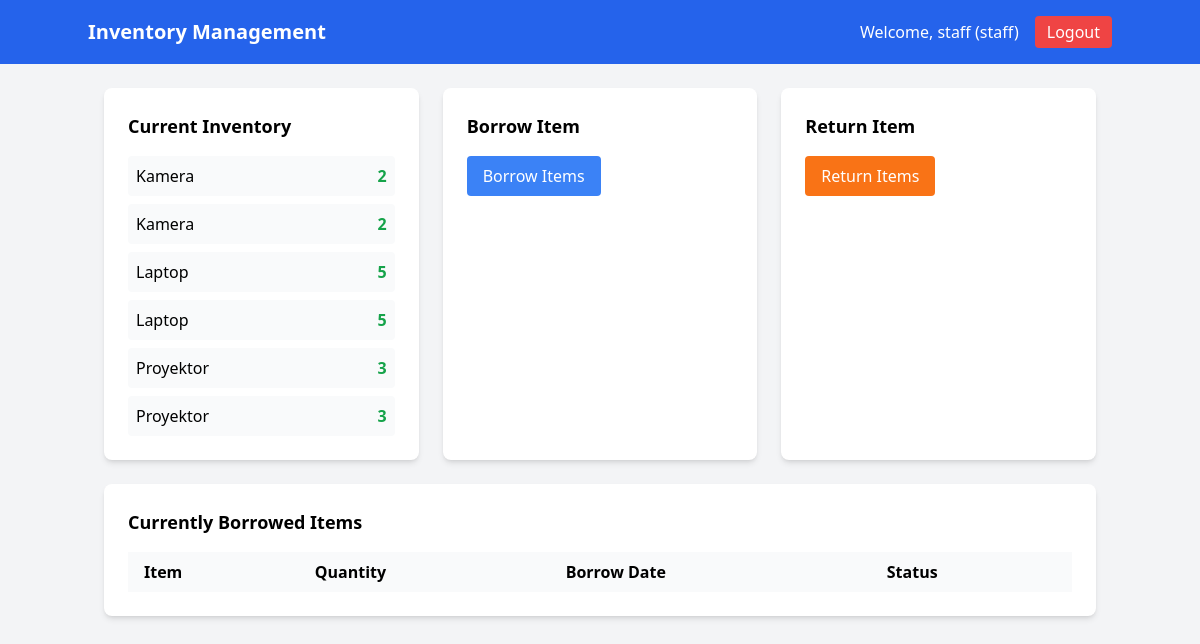
Screenshot of /dashboard.php (signed in) with the database file from the repository.
### tables this page shows
CREATE TABLE `barang` (
  `id` int(11) NOT NULL,
  `nama_barang` varchar(100) DEFAULT NULL,
  `jumlah` int(11) DEFAULT 0
);

### includes/inventory.php (called while the page is built, shortened)
<?php
require_once 'config/database.php';
class Inventory {
    private $conn;
    public function __construct() {
        $database = new Database();
        $this->conn = $database->getConnection();
    }
    public function getAllItems() {
        $query = "SELECT * FROM barang ORDER BY nama_barang";
        $stmt = $this->conn->prepare($query);
        $stmt->execute();
        return $stmt->fetchAll(PDO::FETCH_ASSOC);
    }
}
?>

### config/database.php (called while the page is built, shortened)
<?php
class Database {
    private $host = 'localhost';
    private $db_name = 'inventaris';
    private $username = 'root';
    private $password = '';
    public function getConnection() {
        $this->conn = null;
        try {
            $this->conn = new PDO("mysql:host=" . $this->host . ";dbname=" . $this->db_name, $this->username, $this->password);
            $this->conn->exec("set names utf8");
            $this->conn->setAttribute(PDO::ATTR_ERRMODE, PDO::ERRMODE_EXCEPTION);
        } catch(PDOException $exception) {
            echo "Connection error: " . $exception->getMessage();
        }
        return $this->conn;
    }
}
?>

### dashboard.php (the view, shortened to what this page needs)
<?php
require_once 'includes/inventory.php';
$inventory = new Inventory();
$items = $inventory->getAllItems();
?>
<!DOCTYPE html>
<html lang="en">
<head>
    <script src="https://cdn.tailwindcss.com"></script>
</head>
<body class="bg-gray-100">
    <nav class="bg-blue-600 text-white p-4">
        <div class="container mx-auto flex justify-between items-center">
            <h1 class="text-xl font-bold">Inventory Management</h1>
            <div class="flex items-center space-x-4">
                <span>Welcome, <?php echo $_SESSION['username']; ?> (<?php echo $_SESSION['role']; ?>)</span>
                <a href="logout.php" class="bg-red-500 hover:bg-red-700 px-3 py-1 rounded">Logout</a>
            </div>
        </div>
    </nav>
    <div class="container mx-auto mt-6 px-4">
        <div class="grid grid-cols-1 md:grid-cols-2 lg:grid-cols-3 gap-6">
            <div class="bg-white rounded-lg shadow-md p-6">
                <h2 class="text-lg font-bold mb-4">Current Inventory</h2>
                <div class="space-y-2">
                    <?php foreach ($items as $item): ?>
                        <div class="flex justify-between items-center p-2 bg-gray-50 rounded">
                            <span><?php echo htmlspecialchars($item['nama_barang']); ?></span>
                            <span class="font-bold <?php echo $item['jumlah'] > 0 ? 'text-green-600' : 'text-red-600'; ?>">
                                <?php echo $item['jumlah']; ?>
                            </span>
                        </div>
                    <?php endforeach; ?>
                </div>
            </div>
            <div class="bg-white rounded-lg shadow-md p-6">
                <h2 class="text-lg font-bold mb-4">Borrow Item</h2>
                <a href="borrow.php" class="bg-blue-500 hover:bg-blue-700 text-white px-4 py-2 rounded inline-block">
                    Borrow Items
                </a>
            </div>
            <div class="bg-white rounded-lg shadow-md p-6">
                <h2 class="text-lg font-bold mb-4">Return Item</h2>
                <a href="return.php" class="bg-orange-500 hover:bg-orange-700 text-white px-4 py-2 rounded inline-block">
                    Return Items
                </a>
            </div>
        </div>
        <div class="mt-6 bg-white rounded-lg shadow-md p-6">
            <h2 class="text-lg font-bold mb-4">Currently Borrowed Items</h2>
            <div class="overflow-x-auto">
                <table class="min-w-full table-auto">
                    <thead>
                        <tr class="bg-gray-50">
                            <th class="px-4 py-2 text-left">Item</th>
                            <th class="px-4 py-2 text-left">Quantity</th>
                            <th class="px-4 py-2 text-left">Borrow Date</th>
                            <th class="px-4 py-2 text-left">Status</th>
                        </tr>
                    </thead>
                </table>
            </div>
        </div>
    </div>
</body>
</html>

### rows the page displays
barang: nama_barang "Kamera", jumlah "2"
barang: nama_barang "Kamera", jumlah "2"
barang: nama_barang "Laptop", jumlah "5"
barang: nama_barang "Laptop", jumlah "5"
barang: nama_barang "Proyektor", jumlah "3"
barang: nama_barang "Proyektor", jumlah "3"

### other values shown
$_SESSION['username'] "staff"
$_SESSION['role'] "staff"
